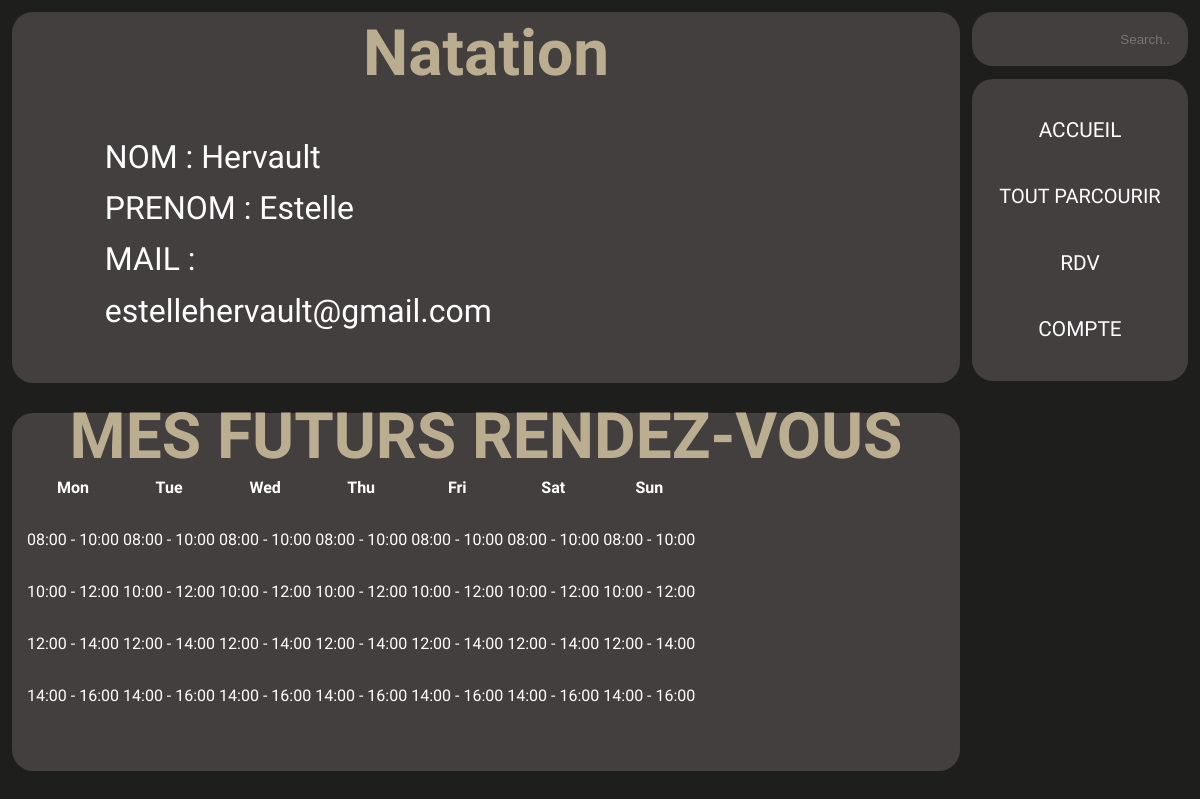
/FicheCoach.php?ID=441535586 (signed in), run on the app's committed database.
### tables this page shows
CREATE TABLE IF NOT EXISTS `coach` (
  `ID_Coach` int NOT NULL AUTO_INCREMENT,
  `Nom` varchar(50) NOT NULL,
  `Prenom` varchar(50) NOT NULL,
  `Sport` varchar(50) NOT NULL,
  `Email` varchar(50) NOT NULL,
  `Pass` varchar(50) NOT NULL,
  `CV` varchar(255) DEFAULT NULL,
  `Video` varchar(255) DEFAULT NULL,
  `Photo` varchar(255) NOT NULL,
  `Telephone` int DEFAULT NULL,
  `Status` varchar(50) NOT NULL,
  `Bureau` varchar(50) DEFAULT NULL,
  PRIMARY KEY (`ID_Coach`)
);

### FicheCoach.php (the view, shortened to what this page needs)
<?php
include_once "php/config.php";
?>
<?php include_once "header.php"; ?>
<link rel="stylesheet" href="styles/Fichecoach.css" type="text/css" />
<link rel="stylesheet" href="styles/scrollmenu.css" type="text/css" />
<body>
<?php
    $ID = $_GET['ID'];
     $requete = "SELECT * FROM coach WHERE ID_Coach = $ID";
    $resultat = $conn->query($requete);
    while ($row = $resultat->fetch_assoc()) {
        $sport = $row["Sport"];
        $Nom = $row["Nom"];
        $Prenom = $row["Prenom"];
        $Mail= $row["Email"];
        }
           $dateActuelle = date("Y-m-d");
            $premierJourSemaine = date("Y-m-d", strtotime('monday this week', strtotime($dateActuelle)));
?>
<div class="blocHeader">
    <div class="bloc1">
        <h1 class="titre"><?php echo $sport ?> <h1>
        <br>
                <div class="blocProfil">
                    <div class="profildata">
                        <p>NOM : <?php echo $Nom ?> </p>
                        <p>PRENOM : <?php echo $Prenom ?> </p>
                        <p>MAIL : <?php echo $Mail ?> </p>
                    </div>
                </div>
            </div>
    <div class="bloc2">
        <div class="barrerecherche">
        <input class="rechercher" type="text" placeholder="Search..">
        </div>
        <div class="header">
            <a href="./index.html">ACCUEIL</a>
            <div class="dropdown">
                <div onclick="myFunction()" class="dropbtn">TOUT PARCOURIR</div>
            </div>
            <a href="./RDV.html">RDV</a><br>
            <a href="./login.php">COMPTE</a><br>
        </div>
    </div>
</div>
      <div class="bloc1">
      <h1 class="titre">MES FUTURS RENDEZ-VOUS</h1>
    <?php
 echo "<table>";
    echo "<tr>";
    for ($i = 0; $i < 7; $i++) {
        $jour = date("Y-m-d", strtotime('+' . $i . ' day', strtotime($premierJourSemaine)));
        $jourAffiche = date("D", strtotime($jour));
        if ($jour == $dateActuelle) {
            echo "<th class='current-date'>" . $jourAffiche . "</th>";
        } else {
            echo "<th>" . $jourAffiche . "</th>";
        }
    }
    echo "</tr>";
    for ($heure = 8; $heure < 16; $heure=$heure+2) {
        echo "<tr>";
        for ($i = 0; $i < 7; $i++) {
            $heureCourante = sprintf("%02d:00", $heure);
            $heureSuivante = sprintf("%02d:00", $heure + 2);
            echo "<td>";
            echo "<div>" . $heureCourante . " - " . $heureSuivante . "</div>";
            echo "</td>";
        }
        echo "</tr>";
    }
    echo "</table>";
      ?> <br>
  </div>
</body>
</html>

### styles/scrollmenu.css (style rules this page uses)
.dropbtn { background-color: #443F3F; font-size: 20px; border: none; cursor: pointer; }
.dropdown { display: block; }

### styles/general.css (style rules this page uses)
body { background-color:#1E1E1C; top: 0; left: 0; padding: 0; margin: 0; }
a, h1, h2, h3, p { color: white; padding: 0; margin: 0; list-style: none; border-style: none; outline: none; text-decoration: none; }
.blocHeader { display:flex; }
.barrerecherche { background-color:#443F3F; padding: 10%; text-align:end; border-radius: 21px; width: 100%; color: #BBAE90; }
.rechercher { color: white; margin: 0; padding: 0; background: transparent; text-align: end; border: transparent; border-bottom-color: #BBAE90; !important; width: 100%; height: 10%; }
.header { text-align: center; font-family: "dosis", sans-serif; line-height: 320%; font-size: 130%; background-color:#443F3F; color: white; margin-top: 7%; padding: 10%; width: 100%; border-radius: 21px; }
.bloc2 { margin-top: 1%; width: 15%; }
.bloc1 { font-family: "shrikhand", cursive; line-height: 300%; background-color:#443F3F; color: white; margin: 1%; padding: 0 1% 0 1%; height : 95%; width: 77%; border-radius: 21px; }

### styles/Fichecoach.css (style rules this page uses)
.titre { margin-top: 2%; font-size: 400%; text-align: center; color: #BBAE90; }
.blocProfil { margin-top : -4%; margin : 5%; display : flex; font-family: "dosis", sans-serif; font-weight: 270; line-height: 160%; background-color:#443F3F; color: white; padding: 0 1% 0 1%; width: 55%; border-radius: 21px; }
.profildata { margin-top: -8%; }

### data on the page
coach: Sport "Natation", Nom "Hervault", Prenom "Estelle", Email "estellehervault@gmail.com"

### other printed values
$jourAffiche "Mon"
$jourAffiche "Tue"
$jourAffiche "Wed"
$jourAffiche "Thu"
$jourAffiche "Fri"
$jourAffiche "Sat"
$jourAffiche "Sun"
$heureCourante "08:00"
$heureSuivante "10:00"
$heureCourante "10:00"
$heureSuivante "12:00"
$heureCourante "12:00"
$heureSuivante "14:00"
$heureCourante "14:00"
$heureSuivante "16:00"
